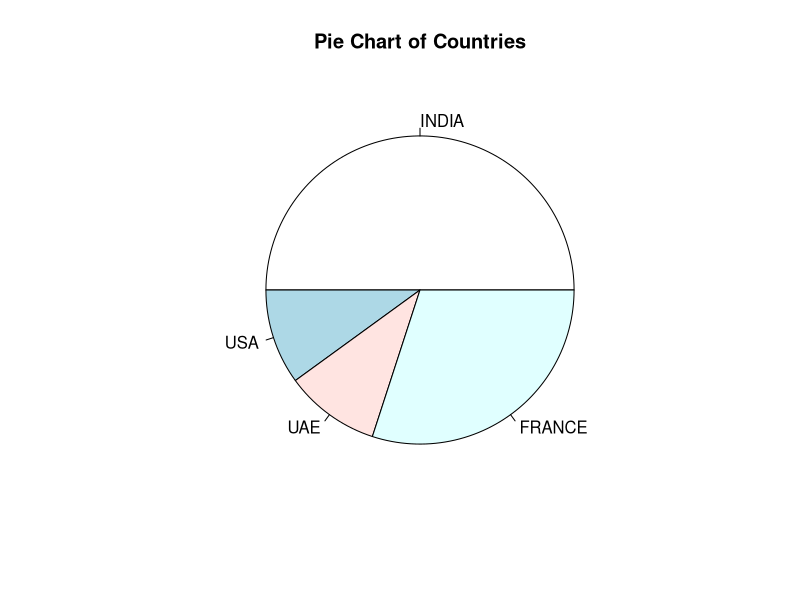
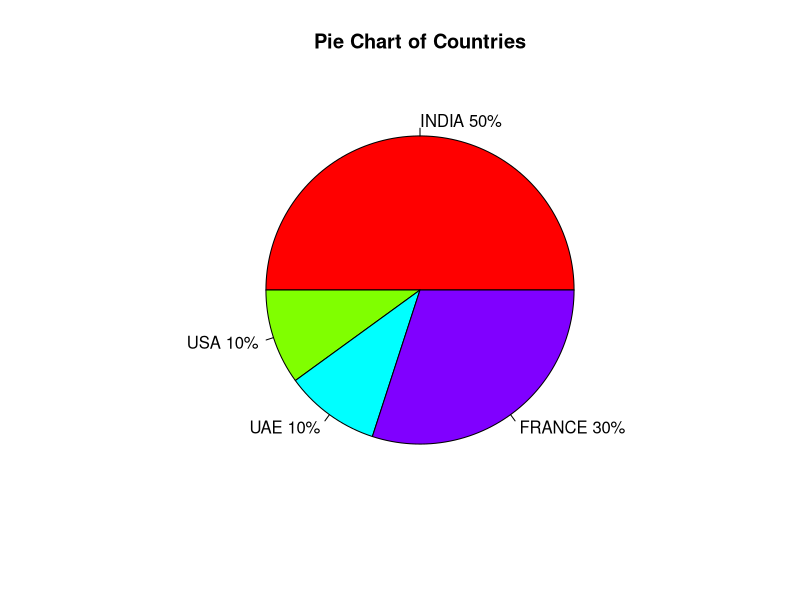
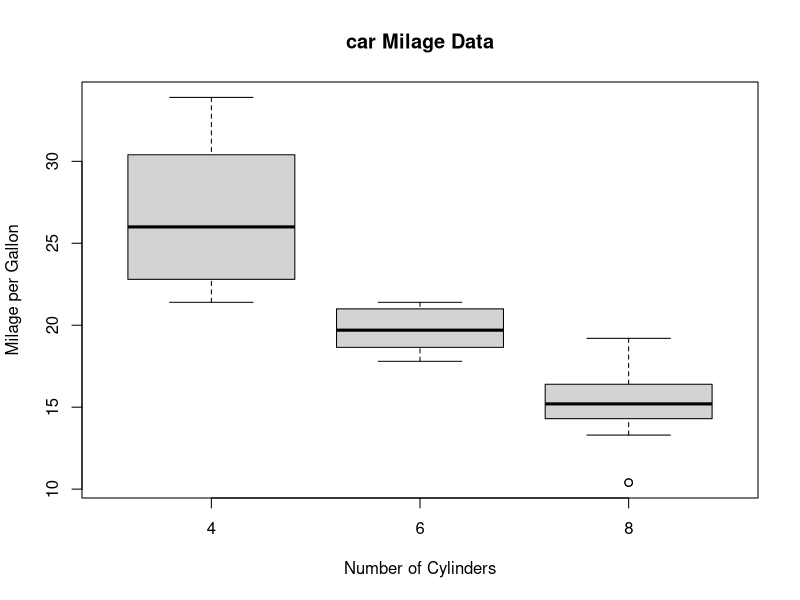
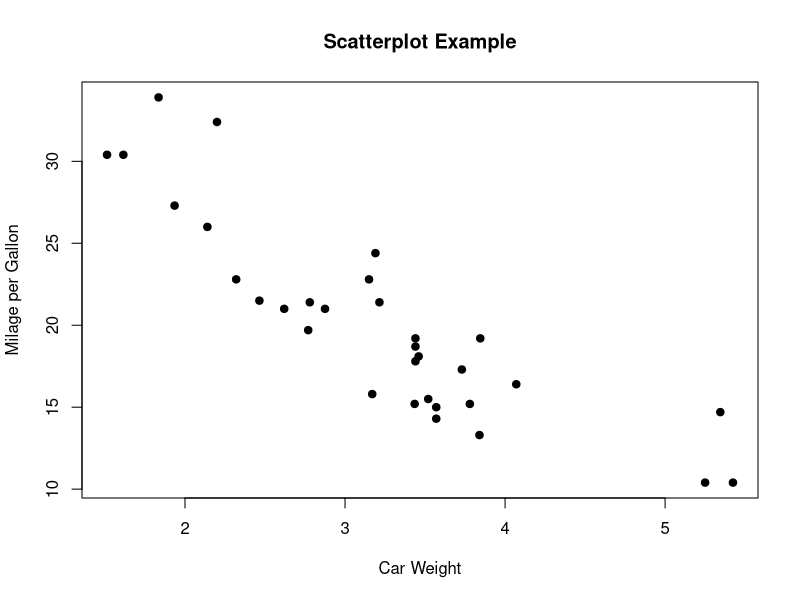

These figures' R source, in order:
"Simple Pie Chart"
slices <-c(50,10,10,30)
label<-c("INDIA","USA","UAE","FRANCE")
pie(slices,labels = label,main="Pie Chart of Countries")
"2"
"Pie Chart with Percentages"
slices<-c(50,10,10,30)
label<-c("INDIA","USA","UAE","FRANCE")
pct<-round(slices/sum(slices)*100)
label <-paste(label,pct)
label <-paste(label,"%",sep="")
pie(slices,labels=label,col=rainbow(length(label)),main="Pie Chart of Countries")
"3"
boxplot(mpg~cyl,data=mtcars,main="car Milage Data",xlab="Number of Cylinders",ylab = "Milage per Gallon")
"4"
attach(mtcars)
plot(wt,mpg,main="Scatterplot Example",xlab="Car Weight", ylab="Milage per Gallon",pch = 19)
